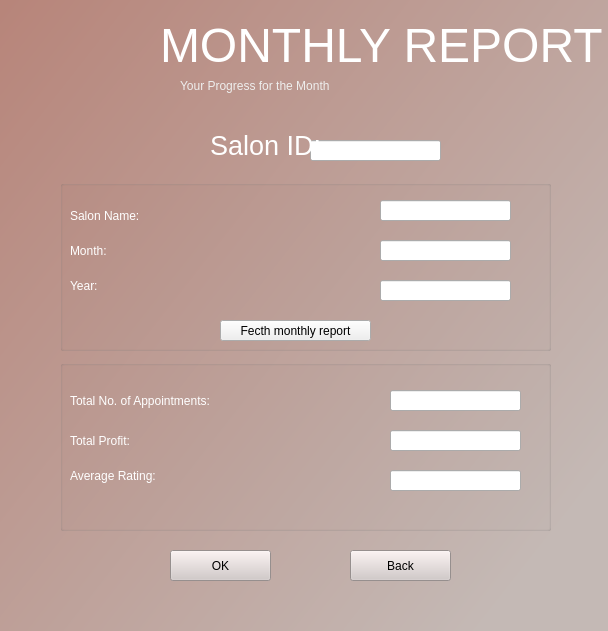
<?xml version="1.0" encoding="UTF-8"?>
<ui version="4.0">
 <class>Form</class>
 <widget class="QWidget" name="Form">
  <property name="geometry">
   <rect>
    <x>0</x>
    <y>0</y>
    <width>608</width>
    <height>631</height>
   </rect>
  </property>
  <property name="windowTitle">
   <string>Form</string>
  </property>
  <widget class="QLabel" name="label_7">
   <property name="geometry">
    <rect>
     <x>160</x>
     <y>0</y>
     <width>771</width>
     <height>91</height>
    </rect>
   </property>
   <property name="styleSheet">
    <string notr="true">font: 63 48pt &quot;Bahnschrift SemiBold Condensed&quot;;color:rgb(255, 255, 255)</string>
   </property>
   <property name="text">
    <string>&lt;html&gt;&lt;head/&gt;&lt;body&gt;&lt;p&gt;&lt;span style=&quot; font-size:36pt;&quot;&gt;MONTHLY REPORT&lt;/span&gt;&lt;/p&gt;&lt;/body&gt;&lt;/html&gt;</string>
   </property>
  </widget>
  <widget class="QGroupBox" name="groupBox">
   <property name="geometry">
    <rect>
     <x>60</x>
     <y>180</y>
     <width>491</width>
     <height>171</height>
    </rect>
   </property>
   <property name="title">
    <string/>
   </property>
   <widget class="QLabel" name="label_3">
    <property name="geometry">
     <rect>
      <x>10</x>
      <y>20</y>
      <width>151</width>
      <height>31</height>
     </rect>
    </property>
    <property name="styleSheet">
     <string notr="true">font: 14pt &quot;Nirmala UI Semilight&quot;;
color:rgb(255, 255, 255)</string>
    </property>
    <property name="text">
     <string>Salon Name:</string>
    </property>
   </widget>
   <widget class="QLineEdit" name="lineEdit_3">
    <property name="geometry">
     <rect>
      <x>320</x>
      <y>20</y>
      <width>131</width>
      <height>21</height>
     </rect>
    </property>
   </widget>
   <widget class="QLabel" name="label_12">
    <property name="geometry">
     <rect>
      <x>10</x>
      <y>60</y>
      <width>91</width>
      <height>21</height>
     </rect>
    </property>
    <property name="styleSheet">
     <string notr="true">font: 14pt &quot;Nirmala UI Semilight&quot;;
color:rgb(255, 255, 255)</string>
    </property>
    <property name="text">
     <string>Month:</string>
    </property>
   </widget>
   <widget class="QLabel" name="label_13">
    <property name="geometry">
     <rect>
      <x>10</x>
      <y>90</y>
      <width>61</width>
      <height>31</height>
     </rect>
    </property>
    <property name="styleSheet">
     <string notr="true">font: 14pt &quot;Nirmala UI Semilight&quot;;
color:rgb(255, 255, 255)</string>
    </property>
    <property name="text">
     <string>Year:</string>
    </property>
   </widget>
   <widget class="QLineEdit" name="lineEdit_9">
    <property name="geometry">
     <rect>
      <x>320</x>
      <y>60</y>
      <width>131</width>
      <height>21</height>
     </rect>
    </property>
   </widget>
   <widget class="QLineEdit" name="lineEdit_10">
    <property name="geometry">
     <rect>
      <x>320</x>
      <y>100</y>
      <width>131</width>
      <height>21</height>
     </rect>
    </property>
   </widget>
   <widget class="QPushButton" name="monthRep">
    <property name="geometry">
     <rect>
      <x>160</x>
      <y>140</y>
      <width>151</width>
      <height>21</height>
     </rect>
    </property>
    <property name="text">
     <string>Fecth monthly report</string>
    </property>
   </widget>
  </widget>
  <widget class="QLabel" name="label_2">
   <property name="geometry">
    <rect>
     <x>180</x>
     <y>70</y>
     <width>291</width>
     <height>31</height>
    </rect>
   </property>
   <property name="styleSheet">
    <string notr="true">font: 25 14pt &quot;Segoe UI Light&quot;;
color: rgb(238, 238, 237);
</string>
   </property>
   <property name="text">
    <string>Your Progress for the Month</string>
   </property>
  </widget>
  <widget class="QLabel" name="label">
   <property name="geometry">
    <rect>
     <x>0</x>
     <y>-10</y>
     <width>611</width>
     <height>641</height>
    </rect>
   </property>
   <property name="styleSheet">
    <string notr="true">background-color: qlineargradient(spread:pad, x1:0, y1:0, x2:0.96, y2:0.789773, stop:0 rgba(183, 132, 121, 255), stop:1 rgba(196, 185, 181, 255));</string>
   </property>
   <property name="text">
    <string/>
   </property>
  </widget>
  <widget class="QLineEdit" name="lineEdit_2">
   <property name="geometry">
    <rect>
     <x>310</x>
     <y>140</y>
     <width>131</width>
     <height>21</height>
    </rect>
   </property>
  </widget>
  <widget class="QPushButton" name="Confirm">
   <property name="geometry">
    <rect>
     <x>170</x>
     <y>550</y>
     <width>101</width>
     <height>31</height>
    </rect>
   </property>
   <property name="styleSheet">
    <string notr="true">background-color: rgb(210, 200, 199);
font: 25 18pt &quot;Segoe UI Light&quot;;</string>
   </property>
   <property name="text">
    <string>OK</string>
   </property>
  </widget>
  <widget class="QPushButton" name="Confirm_2">
   <property name="geometry">
    <rect>
     <x>350</x>
     <y>550</y>
     <width>101</width>
     <height>31</height>
    </rect>
   </property>
   <property name="styleSheet">
    <string notr="true">background-color: rgb(210, 200, 199);
font: 25 18pt &quot;Segoe UI Light&quot;;</string>
   </property>
   <property name="text">
    <string>Back</string>
   </property>
  </widget>
  <widget class="QLabel" name="label_9">
   <property name="geometry">
    <rect>
     <x>210</x>
     <y>120</y>
     <width>111</width>
     <height>51</height>
    </rect>
   </property>
   <property name="styleSheet">
    <string notr="true">font: 63 48pt &quot;Bahnschrift SemiBold Condensed&quot;;color:rgb(255, 255, 255)</string>
   </property>
   <property name="text">
    <string>&lt;html&gt;&lt;head/&gt;&lt;body&gt;&lt;p&gt;&lt;span style=&quot; font-size:20pt;&quot;&gt;Salon ID:&lt;/span&gt;&lt;/p&gt;&lt;/body&gt;&lt;/html&gt;</string>
   </property>
  </widget>
  <widget class="QGroupBox" name="groupBox_2">
   <property name="geometry">
    <rect>
     <x>60</x>
     <y>360</y>
     <width>491</width>
     <height>171</height>
    </rect>
   </property>
   <property name="title">
    <string/>
   </property>
   <widget class="QLineEdit" name="lineEdit_5">
    <property name="geometry">
     <rect>
      <x>330</x>
      <y>70</y>
      <width>131</width>
      <height>21</height>
     </rect>
    </property>
   </widget>
   <widget class="QLineEdit" name="lineEdit_6">
    <property name="geometry">
     <rect>
      <x>330</x>
      <y>110</y>
      <width>131</width>
      <height>21</height>
     </rect>
    </property>
   </widget>
   <widget class="QLineEdit" name="lineEdit_4">
    <property name="geometry">
     <rect>
      <x>330</x>
      <y>30</y>
      <width>131</width>
      <height>21</height>
     </rect>
    </property>
   </widget>
   <widget class="QLabel" name="label_6">
    <property name="geometry">
     <rect>
      <x>10</x>
      <y>100</y>
      <width>161</width>
      <height>31</height>
     </rect>
    </property>
    <property name="styleSheet">
     <string notr="true">font: 14pt &quot;Nirmala UI Semilight&quot;;
color:rgb(255, 255, 255)</string>
    </property>
    <property name="text">
     <string>Average Rating:</string>
    </property>
   </widget>
   <widget class="QLabel" name="label_5">
    <property name="geometry">
     <rect>
      <x>10</x>
      <y>20</y>
      <width>291</width>
      <height>41</height>
     </rect>
    </property>
    <property name="styleSheet">
     <string notr="true">font: 14pt &quot;Nirmala UI Semilight&quot;;
color:rgb(255, 255, 255)</string>
    </property>
    <property name="text">
     <string>Total No. of Appointments:</string>
    </property>
   </widget>
   <widget class="QLabel" name="label_4">
    <property name="geometry">
     <rect>
      <x>10</x>
      <y>70</y>
      <width>151</width>
      <height>21</height>
     </rect>
    </property>
    <property name="styleSheet">
     <string notr="true">font: 14pt &quot;Nirmala UI Semilight&quot;;
color:rgb(255, 255, 255)</string>
    </property>
    <property name="text">
     <string>Total Profit:</string>
    </property>
   </widget>
  </widget>
  <zorder>label</zorder>
  <zorder>label_7</zorder>
  <zorder>groupBox</zorder>
  <zorder>label_2</zorder>
  <zorder>lineEdit_2</zorder>
  <zorder>Confirm</zorder>
  <zorder>Confirm_2</zorder>
  <zorder>label_9</zorder>
  <zorder>groupBox_2</zorder>
 </widget>
 <resources/>
 <connections/>
</ui>
